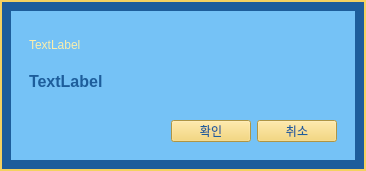
<?xml version="1.0" encoding="UTF-8"?>
<ui version="4.0">
 <class>custom_message_box</class>
 <widget class="QWidget" name="custom_message_box">
  <property name="geometry">
   <rect>
    <x>0</x>
    <y>0</y>
    <width>366</width>
    <height>171</height>
   </rect>
  </property>
  <property name="windowTitle">
   <string>Form</string>
  </property>
  <property name="styleSheet">
   <string notr="true">#custom_message_box{
	background-color: #1D5D9B;
	border-style: solid;
	border-width: 2px;
	border-color: #F4D160;
}

QLabel{
	color: #FBEEAC;
	font: bold 16pt &quot;나눔고딕&quot;;
}

#label_contents{
	font: bold 12pt;
	color : #1D5D9B;
}
#widget_outer{
	background-color:#75C2F6;
}

QPushButton{
	background-color:#F4D160;
	color: #1D5D9B;
	font: bold 12pt &quot;나눔고딕&quot;;
}

QPushButton:hover{
	background-color:#FFFF9D;
}

QPushButton:pressed{
	background-color:#FEF5AC;
}
</string>
  </property>
  <layout class="QVBoxLayout" name="verticalLayout">
   <item>
    <widget class="QWidget" name="widget_outer" native="true">
     <layout class="QVBoxLayout" name="verticalLayout_2">
      <item>
       <widget class="QWidget" name="widget" native="true">
        <layout class="QVBoxLayout" name="verticalLayout_3">
         <item>
          <widget class="QLabel" name="label_title">
           <property name="text">
            <string>TextLabel</string>
           </property>
          </widget>
         </item>
         <item>
          <widget class="QLabel" name="label_contents">
           <property name="text">
            <string>TextLabel</string>
           </property>
          </widget>
         </item>
        </layout>
       </widget>
      </item>
      <item>
       <widget class="QWidget" name="widget_2" native="true">
        <property name="maximumSize">
         <size>
          <width>16777215</width>
          <height>40</height>
         </size>
        </property>
        <layout class="QHBoxLayout" name="horizontalLayout">
         <item>
          <spacer name="horizontalSpacer">
           <property name="orientation">
            <enum>Qt::Horizontal</enum>
           </property>
           <property name="sizeHint" stdset="0">
            <size>
             <width>147</width>
             <height>19</height>
            </size>
           </property>
          </spacer>
         </item>
         <item>
          <widget class="QPushButton" name="btn_yes">
           <property name="text">
            <string>확인</string>
           </property>
          </widget>
         </item>
         <item>
          <widget class="QPushButton" name="btn_no">
           <property name="text">
            <string>취소</string>
           </property>
          </widget>
         </item>
        </layout>
       </widget>
      </item>
     </layout>
    </widget>
   </item>
  </layout>
 </widget>
 <resources/>
 <connections/>
</ui>
